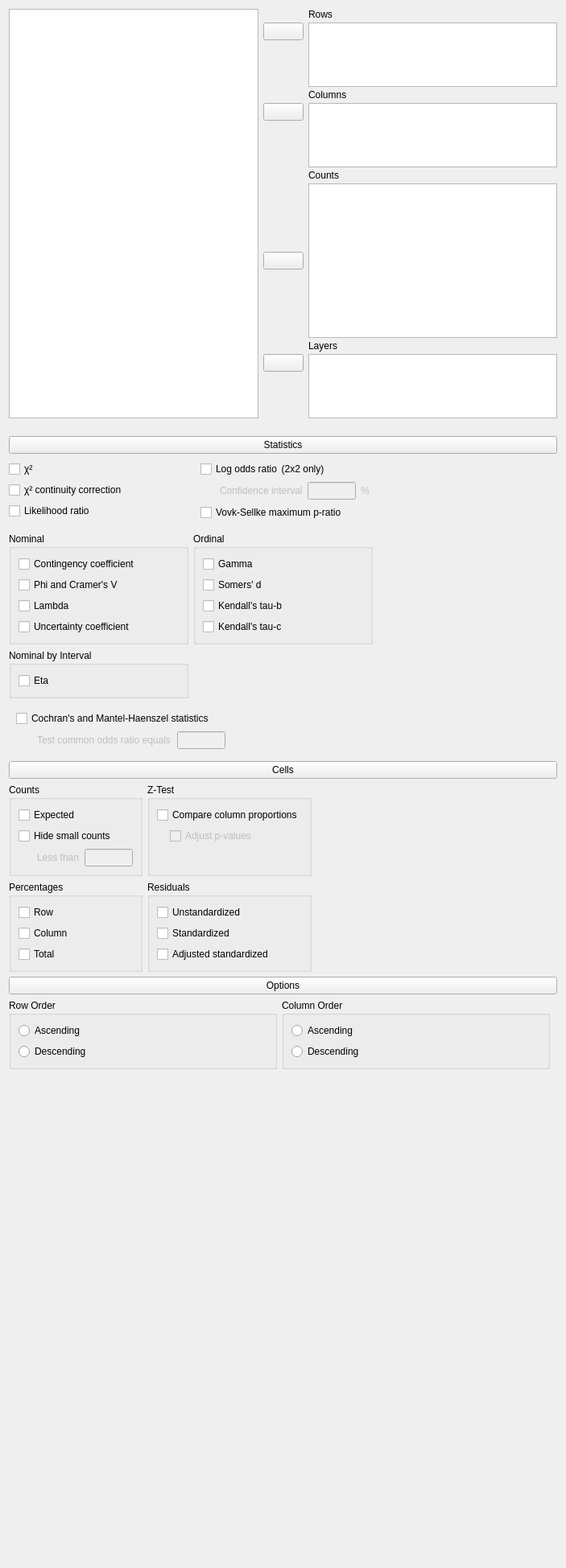
<?xml version="1.0" encoding="UTF-8"?>
<ui version="4.0">
 <class>ContingencyTablesForm</class>
 <widget class="QWidget" name="ContingencyTablesForm">
  <property name="geometry">
   <rect>
    <x>0</x>
    <y>0</y>
    <width>703</width>
    <height>1949</height>
   </rect>
  </property>
  <property name="sizePolicy">
   <sizepolicy hsizetype="Fixed" vsizetype="Preferred">
    <horstretch>0</horstretch>
    <verstretch>0</verstretch>
   </sizepolicy>
  </property>
  <property name="windowTitle">
   <string>Form</string>
  </property>
  <layout class="QGridLayout" name="gridLayout">
   <property name="verticalSpacing">
    <number>0</number>
   </property>
   <item row="0" column="0">
    <widget class="QWidget" name="topWidget" native="true">
     <property name="sizePolicy">
      <sizepolicy hsizetype="Preferred" vsizetype="Fixed">
       <horstretch>0</horstretch>
       <verstretch>0</verstretch>
      </sizepolicy>
     </property>
     <layout class="QGridLayout" name="gridLayout_2">
      <property name="leftMargin">
       <number>0</number>
      </property>
      <property name="topMargin">
       <number>0</number>
      </property>
      <property name="rightMargin">
       <number>0</number>
      </property>
      <property name="bottomMargin">
       <number>13</number>
      </property>
      <property name="verticalSpacing">
       <number>3</number>
      </property>
      <item row="1" column="2" rowspan="2">
       <widget class="BoundListView" name="rows">
        <property name="sizePolicy">
         <sizepolicy hsizetype="Expanding" vsizetype="Fixed">
          <horstretch>0</horstretch>
          <verstretch>0</verstretch>
         </sizepolicy>
        </property>
        <property name="minimumSize">
         <size>
          <width>0</width>
          <height>80</height>
         </size>
        </property>
        <property name="maximumSize">
         <size>
          <width>16777215</width>
          <height>80</height>
         </size>
        </property>
        <property name="selectionMode">
         <enum>QAbstractItemView::ExtendedSelection</enum>
        </property>
       </widget>
      </item>
      <item row="9" column="1">
       <widget class="AssignButton" name="buttonAssignLayers">
        <property name="sizePolicy">
         <sizepolicy hsizetype="Fixed" vsizetype="Fixed">
          <horstretch>0</horstretch>
          <verstretch>0</verstretch>
         </sizepolicy>
        </property>
        <property name="minimumSize">
         <size>
          <width>50</width>
          <height>0</height>
         </size>
        </property>
        <property name="maximumSize">
         <size>
          <width>50</width>
          <height>16777215</height>
         </size>
        </property>
        <property name="text">
         <string/>
        </property>
       </widget>
      </item>
      <item row="2" column="1">
       <spacer name="verticalSpacer_2">
        <property name="orientation">
         <enum>Qt::Vertical</enum>
        </property>
        <property name="sizeHint" stdset="0">
         <size>
          <width>20</width>
          <height>0</height>
         </size>
        </property>
       </spacer>
      </item>
      <item row="1" column="1">
       <widget class="AssignButton" name="buttonAssignRows">
        <property name="sizePolicy">
         <sizepolicy hsizetype="Fixed" vsizetype="Fixed">
          <horstretch>0</horstretch>
          <verstretch>0</verstretch>
         </sizepolicy>
        </property>
        <property name="minimumSize">
         <size>
          <width>50</width>
          <height>0</height>
         </size>
        </property>
        <property name="maximumSize">
         <size>
          <width>50</width>
          <height>16777215</height>
         </size>
        </property>
        <property name="text">
         <string/>
        </property>
       </widget>
      </item>
      <item row="8" column="2">
       <widget class="QLabel" name="label_4">
        <property name="sizePolicy">
         <sizepolicy hsizetype="Fixed" vsizetype="Fixed">
          <horstretch>0</horstretch>
          <verstretch>0</verstretch>
         </sizepolicy>
        </property>
        <property name="text">
         <string>Layers</string>
        </property>
       </widget>
      </item>
      <item row="0" column="2">
       <widget class="QLabel" name="label_2">
        <property name="sizePolicy">
         <sizepolicy hsizetype="Fixed" vsizetype="Fixed">
          <horstretch>0</horstretch>
          <verstretch>0</verstretch>
         </sizepolicy>
        </property>
        <property name="text">
         <string>Rows</string>
        </property>
       </widget>
      </item>
      <item row="3" column="2">
       <widget class="QLabel" name="label_3">
        <property name="sizePolicy">
         <sizepolicy hsizetype="Fixed" vsizetype="Fixed">
          <horstretch>0</horstretch>
          <verstretch>0</verstretch>
         </sizepolicy>
        </property>
        <property name="text">
         <string>Columns</string>
        </property>
       </widget>
      </item>
      <item row="4" column="1">
       <widget class="AssignButton" name="buttonAssignColumns">
        <property name="sizePolicy">
         <sizepolicy hsizetype="Fixed" vsizetype="Fixed">
          <horstretch>0</horstretch>
          <verstretch>0</verstretch>
         </sizepolicy>
        </property>
        <property name="minimumSize">
         <size>
          <width>50</width>
          <height>0</height>
         </size>
        </property>
        <property name="maximumSize">
         <size>
          <width>50</width>
          <height>16777215</height>
         </size>
        </property>
        <property name="text">
         <string/>
        </property>
       </widget>
      </item>
      <item row="6" column="2">
       <widget class="QLabel" name="label">
        <property name="sizePolicy">
         <sizepolicy hsizetype="Fixed" vsizetype="Fixed">
          <horstretch>0</horstretch>
          <verstretch>0</verstretch>
         </sizepolicy>
        </property>
        <property name="text">
         <string>Counts</string>
        </property>
       </widget>
      </item>
      <item row="4" column="2" rowspan="2">
       <widget class="BoundListView" name="columns">
        <property name="sizePolicy">
         <sizepolicy hsizetype="Expanding" vsizetype="Fixed">
          <horstretch>0</horstretch>
          <verstretch>0</verstretch>
         </sizepolicy>
        </property>
        <property name="minimumSize">
         <size>
          <width>0</width>
          <height>80</height>
         </size>
        </property>
        <property name="maximumSize">
         <size>
          <width>16777215</width>
          <height>80</height>
         </size>
        </property>
        <property name="selectionMode">
         <enum>QAbstractItemView::ExtendedSelection</enum>
        </property>
       </widget>
      </item>
      <item row="7" column="1">
       <widget class="AssignButton" name="buttonAssignCounts">
        <property name="sizePolicy">
         <sizepolicy hsizetype="Fixed" vsizetype="Fixed">
          <horstretch>0</horstretch>
          <verstretch>0</verstretch>
         </sizepolicy>
        </property>
        <property name="minimumSize">
         <size>
          <width>50</width>
          <height>0</height>
         </size>
        </property>
        <property name="maximumSize">
         <size>
          <width>50</width>
          <height>16777215</height>
         </size>
        </property>
        <property name="text">
         <string/>
        </property>
       </widget>
      </item>
      <item row="9" column="2" rowspan="2">
       <widget class="BoundListView" name="layers">
        <property name="sizePolicy">
         <sizepolicy hsizetype="Expanding" vsizetype="Fixed">
          <horstretch>0</horstretch>
          <verstretch>0</verstretch>
         </sizepolicy>
        </property>
        <property name="minimumSize">
         <size>
          <width>0</width>
          <height>80</height>
         </size>
        </property>
        <property name="maximumSize">
         <size>
          <width>16777215</width>
          <height>80</height>
         </size>
        </property>
        <property name="selectionMode">
         <enum>QAbstractItemView::ExtendedSelection</enum>
        </property>
       </widget>
      </item>
      <item row="7" column="2">
       <widget class="boundSingleItemView" name="counts">
        <property name="sizePolicy">
         <sizepolicy hsizetype="Expanding" vsizetype="Fixed">
          <horstretch>0</horstretch>
          <verstretch>0</verstretch>
         </sizepolicy>
        </property>
        <property name="maximumSize">
         <size>
          <width>16777215</width>
          <height>16777215</height>
         </size>
        </property>
        <property name="selectionMode">
         <enum>QAbstractItemView::ExtendedSelection</enum>
        </property>
       </widget>
      </item>
      <item row="5" column="1">
       <spacer name="verticalSpacer">
        <property name="orientation">
         <enum>Qt::Vertical</enum>
        </property>
        <property name="sizeHint" stdset="0">
         <size>
          <width>20</width>
          <height>0</height>
         </size>
        </property>
       </spacer>
      </item>
      <item row="10" column="1">
       <spacer name="verticalSpacer_3">
        <property name="orientation">
         <enum>Qt::Vertical</enum>
        </property>
        <property name="sizeHint" stdset="0">
         <size>
          <width>20</width>
          <height>0</height>
         </size>
        </property>
       </spacer>
      </item>
      <item row="0" column="0" rowspan="11">
       <widget class="AvailableFieldsListView" name="listAvailableFields">
        <property name="sizePolicy">
         <sizepolicy hsizetype="Expanding" vsizetype="Preferred">
          <horstretch>0</horstretch>
          <verstretch>0</verstretch>
         </sizepolicy>
        </property>
        <property name="selectionMode">
         <enum>QAbstractItemView::ExtendedSelection</enum>
        </property>
       </widget>
      </item>
     </layout>
    </widget>
   </item>
   <item row="1" column="0">
    <widget class="QWidget" name="groupStatistics" native="true">
     <layout class="QGridLayout" name="gridLayout_16">
      <property name="leftMargin">
       <number>0</number>
      </property>
      <property name="rightMargin">
       <number>0</number>
      </property>
      <property name="bottomMargin">
       <number>3</number>
      </property>
      <property name="verticalSpacing">
       <number>0</number>
      </property>
      <item row="1" column="0" colspan="3">
       <widget class="ExpanderButton" name="pushButton">
        <property name="text">
         <string>Statistics</string>
        </property>
       </widget>
      </item>
      <item row="2" column="0" rowspan="2" colspan="3">
       <widget class="QWidget" name="panelStatistics" native="true">
        <layout class="QGridLayout" name="gridLayout_12">
         <property name="leftMargin">
          <number>0</number>
         </property>
         <property name="topMargin">
          <number>0</number>
         </property>
         <property name="rightMargin">
          <number>0</number>
         </property>
         <property name="bottomMargin">
          <number>0</number>
         </property>
         <item row="0" column="0">
          <widget class="QWidget" name="widget_17" native="true">
           <layout class="QGridLayout" name="gridLayout_15">
            <property name="leftMargin">
             <number>0</number>
            </property>
            <item row="0" column="0">
             <widget class="BoundCheckBox" name="chiSquared">
              <property name="text">
               <string>χ²</string>
              </property>
             </widget>
            </item>
            <item row="1" column="0">
             <widget class="BoundCheckBox" name="chiSquaredContinuityCorrection">
              <property name="text">
               <string>χ² continuity correction</string>
              </property>
             </widget>
            </item>
            <item row="2" column="0">
             <widget class="BoundCheckBox" name="likelihoodRatio">
              <property name="text">
               <string>Likelihood ratio</string>
              </property>
             </widget>
            </item>
           </layout>
          </widget>
         </item>
         <item row="0" column="1" colspan="2">
          <widget class="QWidget" name="groupOddsRatio" native="true">
           <layout class="QGridLayout" name="gridLayout_3">
            <item row="0" column="0">
             <widget class="BoundCheckBox" name="oddsRatio">
              <property name="text">
               <string>Log odds ratio  (2x2 only)</string>
              </property>
             </widget>
            </item>
            <item row="1" column="0">
             <widget class="QWidget" name="widgetOddsRatioConfidenceIntervalInterval" native="true">
              <property name="enabled">
               <bool>false</bool>
              </property>
              <layout class="QGridLayout" name="gridLayout_23">
               <property name="leftMargin">
                <number>24</number>
               </property>
               <property name="topMargin">
                <number>0</number>
               </property>
               <property name="bottomMargin">
                <number>0</number>
               </property>
               <item row="0" column="0">
                <widget class="QLabel" name="label_5">
                 <property name="sizePolicy">
                  <sizepolicy hsizetype="Fixed" vsizetype="Preferred">
                   <horstretch>0</horstretch>
                   <verstretch>0</verstretch>
                  </sizepolicy>
                 </property>
                 <property name="text">
                  <string>Confidence interval</string>
                 </property>
                </widget>
               </item>
               <item row="0" column="1">
                <widget class="BoundTextBox" name="oddsRatioConfidenceIntervalInterval">
                 <property name="maximumSize">
                  <size>
                   <width>60</width>
                   <height>16777215</height>
                  </size>
                 </property>
                </widget>
               </item>
               <item row="0" column="2">
                <widget class="QLabel" name="label_6">
                 <property name="text">
                  <string>%</string>
                 </property>
                </widget>
               </item>
              </layout>
             </widget>
            </item>
            <item row="2" column="0">
             <widget class="BoundCheckBox" name="VovkSellkeMPR">
              <property name="sizePolicy">
               <sizepolicy hsizetype="Fixed" vsizetype="Fixed">
                <horstretch>0</horstretch>
                <verstretch>0</verstretch>
               </sizepolicy>
              </property>
              <property name="text">
               <string>Vovk-Sellke maximum p-ratio</string>
              </property>
             </widget>
            </item>
           </layout>
          </widget>
         </item>
         <item row="1" column="0" rowspan="2">
          <widget class="GroupBox" name="groupNominal">
           <property name="title">
            <string>Nominal</string>
           </property>
           <layout class="QGridLayout" name="gridLayout_10">
            <item row="0" column="0">
             <widget class="BoundCheckBox" name="contingencyCoefficient">
              <property name="text">
               <string>Contingency coefficient</string>
              </property>
             </widget>
            </item>
            <item row="1" column="0">
             <widget class="BoundCheckBox" name="phiAndCramersV">
              <property name="text">
               <string>Phi and Cramer's V</string>
              </property>
             </widget>
            </item>
            <item row="2" column="0">
             <widget class="BoundCheckBox" name="lambda">
              <property name="text">
               <string>Lambda</string>
              </property>
             </widget>
            </item>
            <item row="3" column="0">
             <widget class="BoundCheckBox" name="uncertaintyCoefficient">
              <property name="text">
               <string>Uncertainty coefficient</string>
              </property>
             </widget>
            </item>
           </layout>
          </widget>
         </item>
         <item row="1" column="1" rowspan="2">
          <widget class="GroupBox" name="groupOrdinal">
           <property name="title">
            <string>Ordinal</string>
           </property>
           <layout class="QGridLayout" name="gridLayout_11">
            <item row="3" column="0">
             <widget class="BoundCheckBox" name="kendallsTauC">
              <property name="text">
               <string>Kendall's tau-c</string>
              </property>
             </widget>
            </item>
            <item row="2" column="0">
             <widget class="BoundCheckBox" name="kendallsTauB">
              <property name="text">
               <string>Kendall's tau-b</string>
              </property>
             </widget>
            </item>
            <item row="1" column="0">
             <widget class="BoundCheckBox" name="somersD">
              <property name="text">
               <string>Somers' d</string>
              </property>
             </widget>
            </item>
            <item row="0" column="0">
             <widget class="BoundCheckBox" name="gamma">
              <property name="text">
               <string>Gamma</string>
              </property>
             </widget>
            </item>
           </layout>
          </widget>
         </item>
         <item row="3" column="0">
          <widget class="GroupBox" name="groupNominalByInterval">
           <property name="title">
            <string>Nominal by Interval</string>
           </property>
           <layout class="QGridLayout" name="gridLayout_13">
            <item row="0" column="0">
             <widget class="BoundCheckBox" name="byIntervalEta">
              <property name="text">
               <string>Eta</string>
              </property>
             </widget>
            </item>
           </layout>
          </widget>
         </item>
         <item row="4" column="0" colspan="2">
          <widget class="QWidget" name="groupCochrans" native="true">
           <layout class="QGridLayout" name="gridLayout_14">
            <item row="1" column="0">
             <widget class="QWidget" name="widget_16" native="true">
              <property name="maximumSize">
               <size>
                <width>20</width>
                <height>16777215</height>
               </size>
              </property>
             </widget>
            </item>
            <item row="0" column="0" colspan="3">
             <widget class="BoundCheckBox" name="cochransAndMantel">
              <property name="text">
               <string>Cochran's and Mantel-Haenszel statistics</string>
              </property>
             </widget>
            </item>
            <item row="1" column="2">
             <widget class="BoundTextBox" name="testOddsRatioEquals">
              <property name="enabled">
               <bool>false</bool>
              </property>
              <property name="maximumSize">
               <size>
                <width>60</width>
                <height>16777215</height>
               </size>
              </property>
             </widget>
            </item>
            <item row="1" column="1">
             <widget class="QLabel" name="testOddsRatioEqualsLabel">
              <property name="enabled">
               <bool>false</bool>
              </property>
              <property name="text">
               <string>Test common odds ratio equals</string>
              </property>
             </widget>
            </item>
            <item row="1" column="3">
             <widget class="QWidget" name="widget_21" native="true"/>
            </item>
           </layout>
          </widget>
         </item>
        </layout>
       </widget>
      </item>
     </layout>
    </widget>
   </item>
   <item row="2" column="0">
    <widget class="QWidget" name="groupCellDisplay" native="true">
     <layout class="QGridLayout" name="gridLayout_9">
      <property name="leftMargin">
       <number>0</number>
      </property>
      <property name="topMargin">
       <number>3</number>
      </property>
      <property name="rightMargin">
       <number>0</number>
      </property>
      <property name="bottomMargin">
       <number>3</number>
      </property>
      <item row="0" column="0" colspan="3">
       <widget class="ExpanderButton" name="pushButton_2">
        <property name="text">
         <string>Cells</string>
        </property>
       </widget>
      </item>
      <item row="1" column="0" colspan="3">
       <widget class="QWidget" name="panelCells" native="true">
        <property name="sizePolicy">
         <sizepolicy hsizetype="Fixed" vsizetype="Preferred">
          <horstretch>0</horstretch>
          <verstretch>0</verstretch>
         </sizepolicy>
        </property>
        <layout class="QGridLayout" name="gridLayout_17">
         <property name="leftMargin">
          <number>0</number>
         </property>
         <property name="topMargin">
          <number>0</number>
         </property>
         <property name="bottomMargin">
          <number>0</number>
         </property>
         <item row="1" column="1">
          <widget class="GroupBox" name="groupResiduals">
           <property name="sizePolicy">
            <sizepolicy hsizetype="Minimum" vsizetype="Preferred">
             <horstretch>0</horstretch>
             <verstretch>0</verstretch>
            </sizepolicy>
           </property>
           <property name="title">
            <string>Residuals</string>
           </property>
           <layout class="QGridLayout" name="gridLayout_8">
            <item row="0" column="0">
             <widget class="BoundCheckBox" name="residualsUnstandardized">
              <property name="text">
               <string>Unstandardized</string>
              </property>
             </widget>
            </item>
            <item row="1" column="0">
             <widget class="BoundCheckBox" name="residualsStandardized">
              <property name="text">
               <string>Standardized</string>
              </property>
             </widget>
            </item>
            <item row="2" column="0">
             <widget class="BoundCheckBox" name="residualsAdjustedStandardized">
              <property name="text">
               <string>Adjusted standardized</string>
              </property>
             </widget>
            </item>
           </layout>
          </widget>
         </item>
         <item row="1" column="0">
          <widget class="GroupBox" name="groupPercentages">
           <property name="sizePolicy">
            <sizepolicy hsizetype="Minimum" vsizetype="Preferred">
             <horstretch>0</horstretch>
             <verstretch>0</verstretch>
            </sizepolicy>
           </property>
           <property name="title">
            <string>Percentages</string>
           </property>
           <layout class="QGridLayout" name="gridLayout_7">
            <item row="0" column="0">
             <widget class="BoundCheckBox" name="percentagesRow">
              <property name="text">
               <string>Row</string>
              </property>
             </widget>
            </item>
            <item row="1" column="0">
             <widget class="BoundCheckBox" name="percentagesColumn">
              <property name="text">
               <string>Column</string>
              </property>
             </widget>
            </item>
            <item row="2" column="0">
             <widget class="BoundCheckBox" name="percentagesTotal">
              <property name="text">
               <string>Total</string>
              </property>
             </widget>
            </item>
           </layout>
          </widget>
         </item>
         <item row="0" column="0">
          <widget class="GroupBox" name="groupCounts">
           <property name="sizePolicy">
            <sizepolicy hsizetype="Minimum" vsizetype="Preferred">
             <horstretch>0</horstretch>
             <verstretch>0</verstretch>
            </sizepolicy>
           </property>
           <property name="title">
            <string>Counts</string>
           </property>
           <layout class="QGridLayout" name="gridLayout_5">
            <item row="2" column="0">
             <widget class="QWidget" name="widget_12" native="true">
              <property name="maximumSize">
               <size>
                <width>20</width>
                <height>16777215</height>
               </size>
              </property>
             </widget>
            </item>
            <item row="0" column="0" colspan="2">
             <widget class="BoundCheckBox" name="countsExpected">
              <property name="text">
               <string>Expected</string>
              </property>
             </widget>
            </item>
            <item row="2" column="2">
             <widget class="BoundTextBox" name="hideSmallCountsLessThan">
              <property name="enabled">
               <bool>false</bool>
              </property>
              <property name="maximumSize">
               <size>
                <width>60</width>
                <height>16777215</height>
               </size>
              </property>
             </widget>
            </item>
            <item row="2" column="1">
             <widget class="QLabel" name="hideSmallCountsLessThanLabel">
              <property name="enabled">
               <bool>false</bool>
              </property>
              <property name="sizePolicy">
               <sizepolicy hsizetype="Fixed" vsizetype="Preferred">
                <horstretch>0</horstretch>
                <verstretch>0</verstretch>
               </sizepolicy>
              </property>
              <property name="text">
               <string>Less than</string>
              </property>
             </widget>
            </item>
            <item row="1" column="0" colspan="3">
             <widget class="BoundCheckBox" name="hideSmallCounts">
              <property name="text">
               <string>Hide small counts</string>
              </property>
             </widget>
            </item>
           </layout>
          </widget>
         </item>
         <item row="0" column="1">
          <widget class="GroupBox" name="groupZTest">
           <property name="sizePolicy">
            <sizepolicy hsizetype="Minimum" vsizetype="Preferred">
             <horstretch>0</horstretch>
             <verstretch>0</verstretch>
            </sizepolicy>
           </property>
           <property name="title">
            <string>Z-Test</string>
           </property>
           <layout class="QGridLayout" name="gridLayout_6">
            <item row="1" column="0">
             <widget class="QWidget" name="widget_13" native="true">
              <property name="maximumSize">
               <size>
                <width>10</width>
                <height>16777215</height>
               </size>
              </property>
             </widget>
            </item>
            <item row="0" column="0" colspan="2">
             <widget class="BoundCheckBox" name="zTestCompareColumns">
              <property name="text">
               <string>Compare column proportions</string>
              </property>
             </widget>
            </item>
            <item row="1" column="1">
             <widget class="BoundCheckBox" name="zTestAdjustPValues">
              <property name="enabled">
               <bool>false</bool>
              </property>
              <property name="text">
               <string>Adjust p-values</string>
              </property>
             </widget>
            </item>
            <item row="2" column="0" colspan="2">
             <widget class="QWidget" name="widget_14" native="true"/>
            </item>
           </layout>
          </widget>
         </item>
        </layout>
       </widget>
      </item>
     </layout>
    </widget>
   </item>
   <item row="3" column="0">
    <widget class="QWidget" name="groupOptions" native="true">
     <layout class="QGridLayout" name="gridLayout_18">
      <property name="leftMargin">
       <number>0</number>
      </property>
      <property name="topMargin">
       <number>3</number>
      </property>
      <property name="rightMargin">
       <number>0</number>
      </property>
      <property name="bottomMargin">
       <number>3</number>
      </property>
      <item row="0" column="0" colspan="2">
       <widget class="ExpanderButton" name="pushButton_3">
        <property name="text">
         <string>Options</string>
        </property>
       </widget>
      </item>
      <item row="1" column="0" colspan="2">
       <widget class="QWidget" name="panelOptions" native="true">
        <layout class="QGridLayout" name="gridLayout_21">
         <property name="leftMargin">
          <number>0</number>
         </property>
         <property name="topMargin">
          <number>0</number>
         </property>
         <item row="0" column="0">
          <widget class="BoundGroupBox" name="rowOrder">
           <property name="title">
            <string>Row Order</string>
           </property>
           <layout class="QGridLayout" name="gridLayout_24">
            <item row="0" column="0">
             <widget class="QRadioButton" name="_1rowAscending">
              <property name="text">
               <string>Ascending</string>
              </property>
             </widget>
            </item>
            <item row="1" column="0">
             <widget class="QRadioButton" name="_2rowDescending">
              <property name="text">
               <string>Descending</string>
              </property>
             </widget>
            </item>
           </layout>
          </widget>
         </item>
         <item row="0" column="1">
          <widget class="BoundGroupBox" name="columnOrder">
           <property name="title">
            <string>Column Order</string>
           </property>
           <layout class="QGridLayout" name="gridLayout_25">
            <item row="0" column="0">
             <widget class="QRadioButton" name="_1columnAscending">
              <property name="text">
               <string>Ascending</string>
              </property>
             </widget>
            </item>
            <item row="1" column="0">
             <widget class="QRadioButton" name="_2columnDescending">
              <property name="text">
               <string>Descending</string>
              </property>
             </widget>
            </item>
           </layout>
          </widget>
         </item>
        </layout>
       </widget>
      </item>
     </layout>
    </widget>
   </item>
   <item row="4" column="0">
    <spacer name="verticalSpacer_4">
     <property name="orientation">
      <enum>Qt::Vertical</enum>
     </property>
     <property name="sizeHint" stdset="0">
      <size>
       <width>20</width>
       <height>40</height>
      </size>
     </property>
    </spacer>
   </item>
  </layout>
 </widget>
 <customwidgets>
  <customwidget>
   <class>AssignButton</class>
   <extends>QPushButton</extends>
   <header>widgets/assignbutton.h</header>
  </customwidget>
  <customwidget>
   <class>AvailableFieldsListView</class>
   <extends>QListView</extends>
   <header>widgets/availablefieldslistview.h</header>
  </customwidget>
  <customwidget>
   <class>BoundTextBox</class>
   <extends>QLineEdit</extends>
   <header>widgets/boundtextbox.h</header>
  </customwidget>
  <customwidget>
   <class>BoundGroupBox</class>
   <extends>QGroupBox</extends>
   <header>widgets/boundgroupbox.h</header>
   <container>1</container>
  </customwidget>
  <customwidget>
   <class>BoundCheckBox</class>
   <extends>QCheckBox</extends>
   <header>widgets/boundcheckbox.h</header>
  </customwidget>
  <customwidget>
   <class>BoundListView</class>
   <extends>QListView</extends>
   <header>widgets/boundlistview.h</header>
  </customwidget>
  <customwidget>
   <class>GroupBox</class>
   <extends>QGroupBox</extends>
   <header>widgets/groupbox.h</header>
   <container>1</container>
  </customwidget>
  <customwidget>
   <class>ExpanderButton</class>
   <extends>QPushButton</extends>
   <header>widgets/expanderbutton.h</header>
  </customwidget>
  <customwidget>
   <class>boundSingleItemView</class>
   <extends>QListView</extends>
   <header>widgets/boundsingleitemview.h</header>
  </customwidget>
 </customwidgets>
 <tabstops>
  <tabstop>listAvailableFields</tabstop>
  <tabstop>buttonAssignRows</tabstop>
  <tabstop>rows</tabstop>
  <tabstop>buttonAssignColumns</tabstop>
  <tabstop>columns</tabstop>
  <tabstop>buttonAssignCounts</tabstop>
  <tabstop>counts</tabstop>
  <tabstop>buttonAssignLayers</tabstop>
  <tabstop>layers</tabstop>
  <tabstop>pushButton</tabstop>
  <tabstop>chiSquared</tabstop>
  <tabstop>chiSquaredContinuityCorrection</tabstop>
  <tabstop>likelihoodRatio</tabstop>
  <tabstop>oddsRatio</tabstop>
  <tabstop>oddsRatioConfidenceIntervalInterval</tabstop>
  <tabstop>VovkSellkeMPR</tabstop>
  <tabstop>contingencyCoefficient</tabstop>
  <tabstop>phiAndCramersV</tabstop>
  <tabstop>lambda</tabstop>
  <tabstop>uncertaintyCoefficient</tabstop>
  <tabstop>gamma</tabstop>
  <tabstop>somersD</tabstop>
  <tabstop>kendallsTauB</tabstop>
  <tabstop>kendallsTauC</tabstop>
  <tabstop>byIntervalEta</tabstop>
  <tabstop>cochransAndMantel</tabstop>
  <tabstop>testOddsRatioEquals</tabstop>
  <tabstop>pushButton_2</tabstop>
  <tabstop>countsExpected</tabstop>
  <tabstop>hideSmallCounts</tabstop>
  <tabstop>hideSmallCountsLessThan</tabstop>
  <tabstop>zTestCompareColumns</tabstop>
  <tabstop>zTestAdjustPValues</tabstop>
  <tabstop>percentagesRow</tabstop>
  <tabstop>percentagesColumn</tabstop>
  <tabstop>percentagesTotal</tabstop>
  <tabstop>residualsUnstandardized</tabstop>
  <tabstop>residualsStandardized</tabstop>
  <tabstop>residualsAdjustedStandardized</tabstop>
  <tabstop>pushButton_3</tabstop>
  <tabstop>_1rowAscending</tabstop>
  <tabstop>_2rowDescending</tabstop>
  <tabstop>_1columnAscending</tabstop>
  <tabstop>_2columnDescending</tabstop>
 </tabstops>
 <resources/>
 <connections>
  <connection>
   <sender>cochransAndMantel</sender>
   <signal>toggled(bool)</signal>
   <receiver>testOddsRatioEqualsLabel</receiver>
   <slot>setEnabled(bool)</slot>
   <hints>
    <hint type="sourcelabel">
     <x>176</x>
     <y>757</y>
    </hint>
    <hint type="destinationlabel">
     <x>153</x>
     <y>784</y>
    </hint>
   </hints>
  </connection>
  <connection>
   <sender>cochransAndMantel</sender>
   <signal>toggled(bool)</signal>
   <receiver>testOddsRatioEquals</receiver>
   <slot>setEnabled(bool)</slot>
   <hints>
    <hint type="sourcelabel">
     <x>176</x>
     <y>757</y>
    </hint>
    <hint type="destinationlabel">
     <x>291</x>
     <y>784</y>
    </hint>
   </hints>
  </connection>
  <connection>
   <sender>hideSmallCounts</sender>
   <signal>toggled(bool)</signal>
   <receiver>hideSmallCountsLessThanLabel</receiver>
   <slot>setEnabled(bool)</slot>
   <hints>
    <hint type="sourcelabel">
     <x>105</x>
     <y>946</y>
    </hint>
    <hint type="destinationlabel">
     <x>76</x>
     <y>973</y>
    </hint>
   </hints>
  </connection>
  <connection>
   <sender>hideSmallCounts</sender>
   <signal>toggled(bool)</signal>
   <receiver>hideSmallCountsLessThan</receiver>
   <slot>setEnabled(bool)</slot>
   <hints>
    <hint type="sourcelabel">
     <x>105</x>
     <y>946</y>
    </hint>
    <hint type="destinationlabel">
     <x>146</x>
     <y>973</y>
    </hint>
   </hints>
  </connection>
  <connection>
   <sender>zTestCompareColumns</sender>
   <signal>toggled(bool)</signal>
   <receiver>zTestAdjustPValues</receiver>
   <slot>setEnabled(bool)</slot>
   <hints>
    <hint type="sourcelabel">
     <x>326</x>
     <y>893</y>
    </hint>
    <hint type="destinationlabel">
     <x>337</x>
     <y>916</y>
    </hint>
   </hints>
  </connection>
  <connection>
   <sender>oddsRatio</sender>
   <signal>toggled(bool)</signal>
   <receiver>widgetOddsRatioConfidenceIntervalInterval</receiver>
   <slot>setEnabled(bool)</slot>
   <hints>
    <hint type="sourcelabel">
     <x>395</x>
     <y>607</y>
    </hint>
    <hint type="destinationlabel">
     <x>399</x>
     <y>644</y>
    </hint>
   </hints>
  </connection>
 </connections>
</ui>
